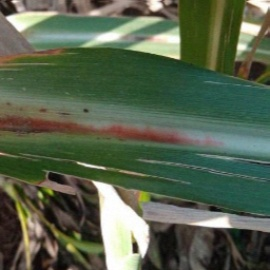
#> input picture DATASET/REDDOTOA/aug_redrot (100)_180.jpeg, 270 x 270 px, found by its file name; its folder holds only this picture in this run
$ jupyter execute DataCleaning.ipynb
#> lines starting #> are read from the running program, lines starting #| are printed output that depends on the picture; after the words box and inside, x2 and y2 are one past the last pixel; in counts of white or black regions, pixels touching at a corner belong together
#> in process_image, image is the input picture: shape (270, 270, 3); mean B, G, R 77.2, 98.8, 86.8
[cell 1]
import cv2
import numpy as np
import os
from multiprocessing import Pool, cpu_count

def find_bounding_box(image, threshold=10):
#> called with threshold = 10
    height, width, _ = image.shape
#> height = 270; width = 270

    gray_image = cv2.cvtColor(image, cv2.COLOR_BGR2GRAY)
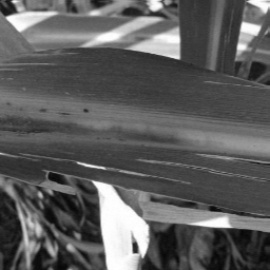
#> gray_image: shape (270, 270); min 6, max 255, mean 92.7


    _, binary_image = cv2.threshold(gray_image, threshold, 255, cv2.THRESH_BINARY)
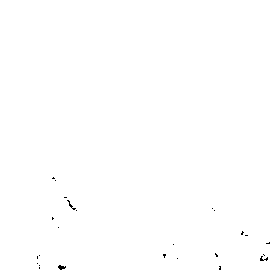
#> binary_image: shape (270, 270); 99.8% white; black in thin lines or dots, all inside (x1, y1, x2, y2) = (37, 177, 270, 270)

    rows = np.any(binary_image, axis=1)
    cols = np.any(binary_image, axis=0)

    if np.any(rows) and np.any(cols):
        min_y = np.argmax(rows)
#> min_y = 0
        max_y = len(rows) - 1 - np.argmax(rows[::-1])
#> max_y = 269
        min_x = np.argmax(cols)
#> min_x = 0
        max_x = len(cols) - 1 - np.argmax(cols[::-1])
#> max_x = 269

        cropped_image = image[min_y:max_y+1, min_x:max_x+1]
    else:
        cropped_image = image

    return cropped_image

def process_image(filename, input_folder, output_folder):
    try:
        image_path = os.path.join(input_folder, filename)
        image = cv2.imread(image_path, cv2.IMREAD_COLOR)

        if image is None:
            print(f"Image {filename} could not be read.")
            return

        cropped_image = find_bounding_box(image)

        output_path = os.path.join(output_folder, filename)
        cv2.imwrite(output_path, cropped_image)
        print(f"Cropped image saved to {output_path}")

    except Exception as e:
        print(f"Error processing {filename}: {e}")

def process_images_in_folder(input_folder, output_folder):
    if not os.path.exists(output_folder):
        os.makedirs(output_folder)

    image_files = [f for f in os.listdir(input_folder) if f.lower().endswith(('.png', '.jpg', '.jpeg'))]

    with Pool(cpu_count()) as pool:
        pool.starmap(process_image, [(filename, input_folder, output_folder) for filename in image_files])

input_folder = '/content/IGEM-IITR-Drylab/DATASET/REDDOTOA'
output_folder = '/content/DATASET_NEW/red-dot'
process_images_in_folder(input_folder, output_folder)

$ run again, on DATASET/REDDOTOA/aug_redrot (141)_270.jpeg
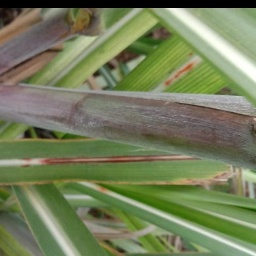
#> input picture DATASET/REDDOTOA/aug_redrot (141)_270.jpeg, 256 x 256 px, found by its file name
#> in process_image, image is the input picture: shape (256, 256, 3); mean B, G, R 91, 126.1, 116.8
#> in find_bounding_box, `_, binary_image = cv2.threshold(gray_image, threshold, 255, cv2.THRESH..`:
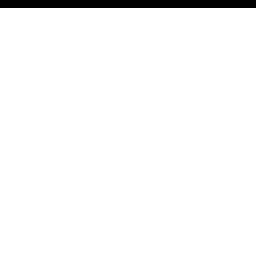
#> binary_image: shape (256, 256); 96.9% white; 1 black region, box (x1, y1, x2, y2) and area: (0, 0, 256, 8) 2048
#> min_y = 8
#> max_y = 255
#> min_x = 0
#> max_x = 255
#> in find_bounding_box, `cropped_image = image[min_y:max_y+1, min_x:max_x+1]`:
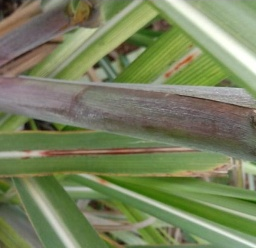
#> cropped_image: shape (248, 256, 3); mean B, G, R 94, 130.2, 120.6

$ run again, on DATASET/REDDOTOA/aug_redrot (149)_180.jpeg
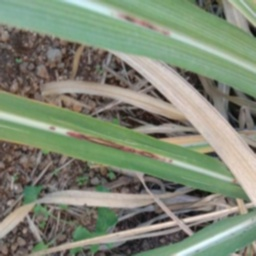
#> input picture DATASET/REDDOTOA/aug_redrot (149)_180.jpeg, 256 x 256 px, found by its file name
#> in process_image, image is the input picture: shape (256, 256, 3); mean B, G, R 116.1, 135.2, 127.4
#> in find_bounding_box, `gray_image = cv2.cvtColor(image, cv2.COLOR_BGR2GRAY)`:
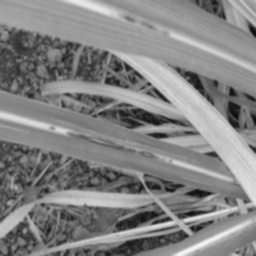
#> gray_image: shape (256, 256); min 13, max 246, mean 130.7
#> binary_image: shape (256, 256); every value is 255
#> min_y = 0
#> max_y = 255
#> min_x = 0
#> max_x = 255

$ run again, on DATASET/REDDOTOA/aug_redrot (101)_180.jpeg
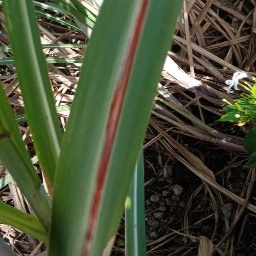
#> input picture DATASET/REDDOTOA/aug_redrot (101)_180.jpeg, 256 x 256 px, found by its file name
#> in process_image, image is the input picture: shape (256, 256, 3); mean B, G, R 55.6, 81, 74
#> in find_bounding_box, `gray_image = cv2.cvtColor(image, cv2.COLOR_BGR2GRAY)`:
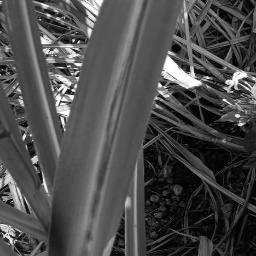
#> gray_image: shape (256, 256); min 0, max 255, mean 76
#> in find_bounding_box, `_, binary_image = cv2.threshold(gray_image, threshold, 255, cv2.THRESH..`:
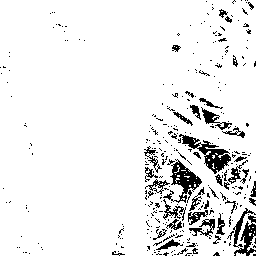
#> binary_image: shape (256, 256); 92.1% white; 339 black regions (297 under 20 px), largest, box (x1, y1, x2, y2) and area: (179, 134, 231, 174) 661, (163, 159, 202, 203) 599, (234, 215, 256, 256) 354
#> min_y = 0
#> max_y = 255
#> min_x = 0
#> max_x = 255
